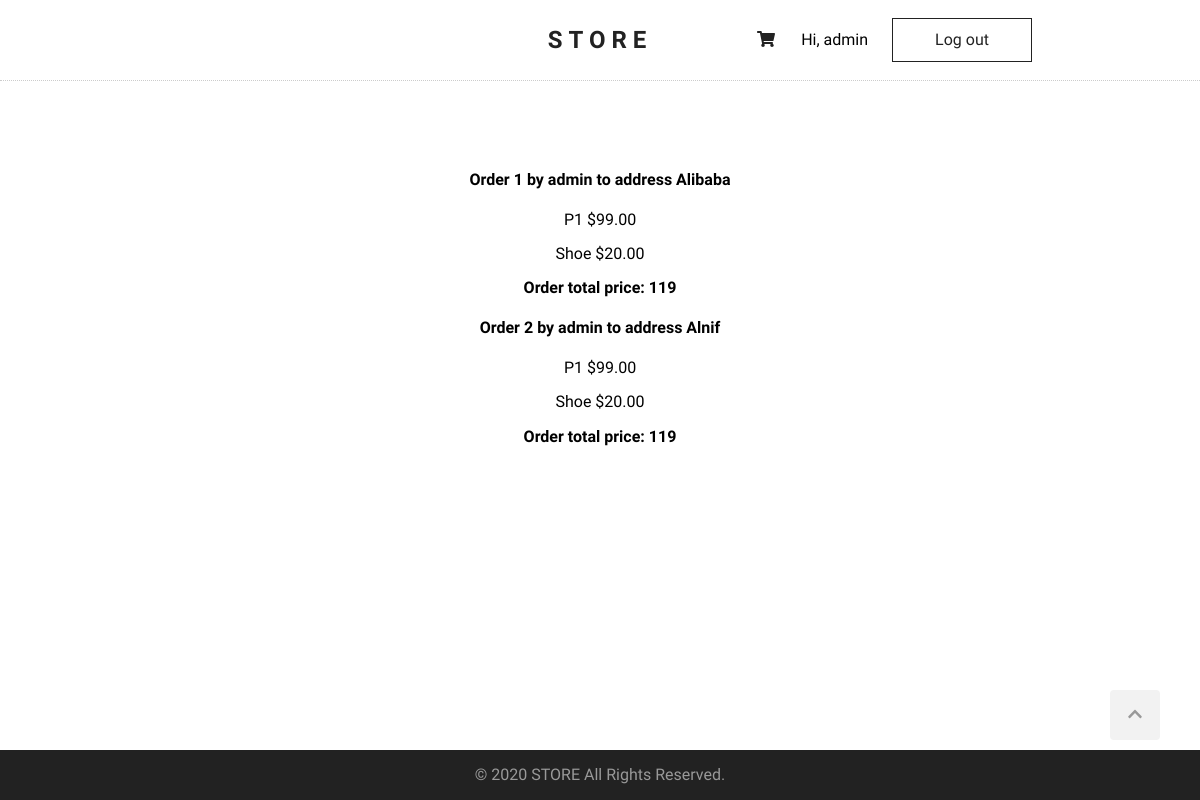
/orders/show_user_orders/ (signed in), run on an earlier commit of the app's database.
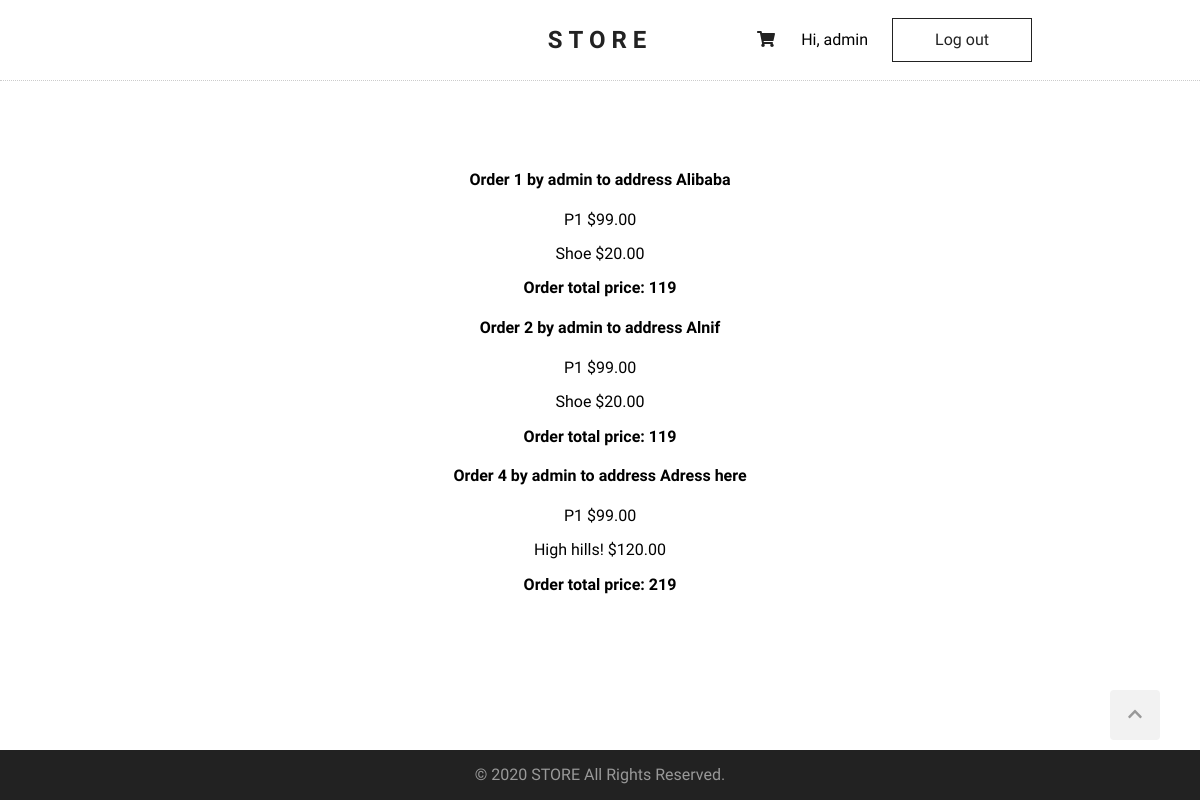
And on a later commit of the database.
### orders/models.py (models this page shows, shortened)
class Order(models.Model):
    address = models.CharField(max_length=100)
    user = models.ForeignKey(User, on_delete=models.CASCADE)
    items = models.ManyToManyField(Product)
    created_at = models.DateTimeField(auto_now_add=True)
    def total_price(self):
        return self.items.aggregate(total_price=Sum('price'))['total_price']

### products/models.py (models this page shows, shortened)
class Product(models.Model):
    title = models.CharField(max_length=100)
    description = models.TextField(max_length=500, blank=True, null=True)
    price = models.PositiveIntegerField()
    created_at = models.DateTimeField(auto_now_add=True)
    brand = models.CharField(max_length=100)
    image = models.ImageField(upload_to='products', null=True)

### orders/views.py (the view)
# urls.py: path('orders/show_user_orders/', show_user_orders, name='show_user_orders'),
@login_required
def show_user_orders(request):
    user = request.user
    orders = get_list_or_404(Order, user=user)
    return render(request, 'orders/orders_list.html', {'orders': orders})

### templates/orders/orders_list.html (shortened to what this page needs)
{% extends "base.html" %}
{% block content %}
    {% for order in orders %}
        <h4>Order {{ order.id }} by {{ order.user }} to address {{ order.address }}</h4>
        {% for item in order.items.all %}
            <p>{{item.title | capfirst }}  ${{item.price | floatformat:2 }}</p>
        {% endfor %}
        <p class="product-price">Order total price: {{ order.total_price }}</p>
    {% empty %}
    <p>No orders yet.</p>
    {% endfor %}
{% endblock %}

What changed in the data, as far as the page shows it:
added Order: id "4", user "admin", address "Adress here", total_price "219", Product (title "P1", price "99.00")
now on this page (row unchanged): Product: title "High hills!", price "120.00", shown under "4"
